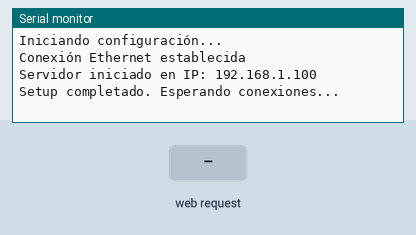
Bench run of a sketch on a simulated Arduino Mega 2560, built with avr-gcc and run on an emulated ATmega2560. On the bench: the last lines printed to the serial monitor. The test bench sets the inputs (shaded band). WiFi joins after 1.5 s; servers stay silent unless stated; random numbers use the default seed unless the sketch sets one.

Above: at 1.2 s.
1.3 s: HTTP request GET /ip received
At 2.5 s:
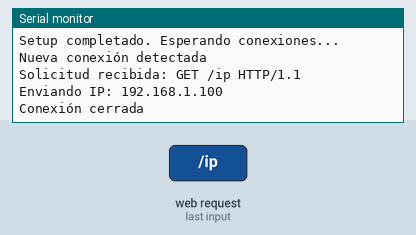
2.8 s: HTTP request GET /weight received
At 2.89 s:
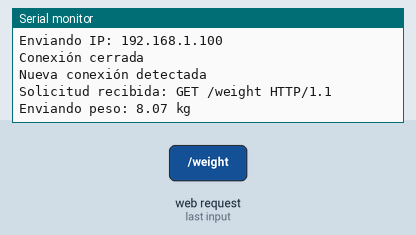
4.3 s: HTTP request GET /dimension received
At 4.39 s:
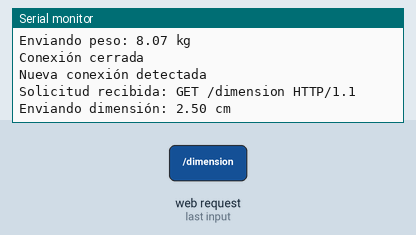
5.8 s: HTTP request GET /OPTIONS received
At 7.3 s:
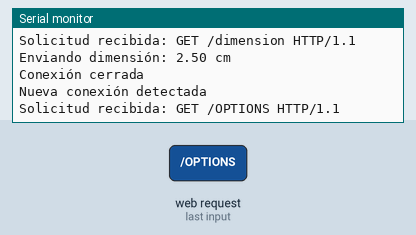

Measured:
- after the input at 1.3 s, the serial monitor: prints a new line at once (image 1)
- after the input at 2.8 s, the serial monitor: prints a new line at once (image 2)
- after the input at 4.3 s, the serial monitor: prints a new line at once (image 3)
- after the input at 5.8 s, the serial monitor: prints a new line at once (image 4)

The sketch:

DimensionsWeightApi.ino
```cpp
/*
 * API REST para Sistema de Medición de Dimensiones y Peso
 * ====================================================
 *
 * Este sketch implementa un servidor web REST API que proporciona
 * información sobre mediciones de peso y dimensiones a través de HTTP.
 *
 * Endpoints disponibles:
 * ---------------------
 * GET /ip        - Devuelve la dirección IP actual del dispositivo
 * GET /weight    - Devuelve una medición de peso en kilogramos
 * GET /dimension - Devuelve una medición de dimensión en centímetros
 *
 * Respuestas:
 * ----------
 * Todas las respuestas son en formato JSON
 * Ejemplo /ip:        {"ip": "192.168.1.100"}
 * Ejemplo /weight:    {"peso_kg": 5.43}
 * Ejemplo /dimension: {"dimension_cm": 25.6}
 *
 * Configuración de Red:
 * -------------------
 * - Utiliza Ethernet Shield para la conectividad
 * - Configuración DHCP automática
 * - Puerto HTTP: 80
 *
 * Conexiones de Hardware:
 * ---------------------
 * - Pin A10: Sensor de dimensiones (entrada analógica)
 * - Ethernet Shield conectado a los pines SPI estándar
 *
 * Dependencias:
 * -----------
 * - Biblioteca Ethernet
 * - Biblioteca ArduinoJson
 */

#include <Ethernet.h>
#include <ArduinoJson.h>

// Configuración de la red
byte mac[] = { 0xDE, 0xAD, 0xBE, 0xEF, 0xFE, 0xED };
IPAddress ip(192, 168, 1, 100); // Dirección IP de tu Arduino
EthernetServer server(80); // Puerto 80 para HTTP

void setup() {
  Serial.begin(9600);
  Serial.println("Iniciando configuración...");

  // Iniciar Ethernet con MAC e IP estática
  // Serial.println("Configurando conexión Ethernet...");
  // if (Ethernet.begin(mac) == 0) {
  //   Serial.println("Error: No se pudo configurar Ethernet usando DHCP");
  //   while(true); // No continuar
  // }
  Ethernet.begin(mac, ip);  // Usar IP estática en lugar de DHCP
  Serial.println("Conexión Ethernet establecida");

  // Iniciar servidor
  server.begin();
  Serial.print("Servidor iniciado en IP: ");
  Serial.println(Ethernet.localIP());
  Serial.println("Setup completado. Esperando conexiones...\n");
}

void loop() {
  EthernetClient client = server.available();
  if (client) {
    Serial.println("Nueva conexión detectada");
    String request = client.readStringUntil('\r');

    // Ignorar solicitudes de favicon.ico y solicitudes vacías
    if (request.indexOf("favicon.ico") > -1 || request.length() < 3) {
      client.stop();
      return;
    }

    Serial.println("Solicitud recibida: " + request);

    // Manejar peticiones OPTIONS para CORS
    if (request.indexOf("OPTIONS") > -1) {
      client.println("HTTP/1.1 200 OK");
      client.println("Access-Control-Allow-Origin: *");
      client.println("Access-Control-Allow-Methods: GET");
      client.println("Access-Control-Allow-Headers: Content-Type");
      client.println("Content-Type: application/json");
      client.println();
      client.stop();
      return;
    }

    // Analizar la solicitud HTTP y determinar el endpoint
    if (request.indexOf("GET /ip") > -1) {
      enviarIP(client);
    } else if (request.indexOf("GET /weight") > -1) {
      enviarPeso(client);
    } else if (request.indexOf("GET /dimension") > -1) {
      enviarDimension(client);
    } else {
      enviarError(client);
    }
    client.stop();
    Serial.println("Conexión cerrada\n");
  }
}

void enviarIP(EthernetClient client) {
  StaticJsonDocument<200> doc;

  // Convertir IP a String manualmente
  String ipString = String(Ethernet.localIP()[0]) + "." +
                   String(Ethernet.localIP()[1]) + "." +
                   String(Ethernet.localIP()[2]) + "." +
                   String(Ethernet.localIP()[3]);

  doc["ip"] = ipString;

  Serial.println("Enviando IP: " + ipString);

  client.println("HTTP/1.1 200 OK");
  client.println("Access-Control-Allow-Origin: *");
  client.println("Access-Control-Allow-Methods: GET");
  client.println("Access-Control-Allow-Headers: Content-Type");
  client.println("Content-Type: application/json");
  client.println();
  serializeJson(doc, client);
}

void enviarPeso(EthernetClient client) {
  float peso = random(1000) / 100.0; // Genera un número aleatorio entre 0.00 y 9.99 kg

  StaticJsonDocument<200> doc;
  doc["peso_kg"] = peso;

  Serial.println("Enviando peso: " + String(peso) + " kg");

  client.println("HTTP/1.1 200 OK");
  client.println("Access-Control-Allow-Origin: *");
  client.println("Access-Control-Allow-Methods: GET");
  client.println("Access-Control-Allow-Headers: Content-Type");
  client.println("Content-Type: application/json");
  client.println();
  serializeJson(doc, client);
}

void enviarDimension(EthernetClient client) {
  float dimension = analogRead(A10) * (5.0 / 1023.0); // Convierte la lectura a voltaje

  StaticJsonDocument<200> doc;
  doc["dimension_cm"] = dimension;

  Serial.println("Enviando dimensión: " + String(dimension) + " cm");

  client.println("HTTP/1.1 200 OK");
  client.println("Access-Control-Allow-Origin: *");
  client.println("Access-Control-Allow-Methods: GET");
  client.println("Access-Control-Allow-Headers: Content-Type");
  client.println("Content-Type: application/json");
  client.println();
  serializeJson(doc, client);
}

void enviarError(EthernetClient client) {
  client.println("HTTP/1.1 404 Not Found");
  client.println();
  client.println("Error: Endpoint no encontrado");
}
```
